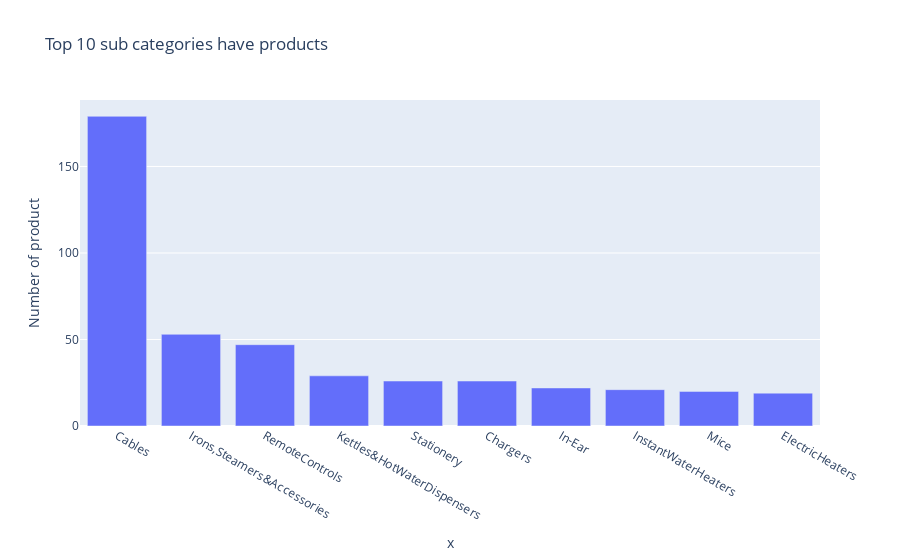

Notebook code cell kept with this figure:
### Code cell
fig = px.bar(data_frame=df,x=df['sub category'].value_counts().nlargest(10).index,
                           y=df['sub category'].value_counts().nlargest(10).values,
                            title='Top 10 sub categories have products')
fig.update_layout(yaxis_title="Number of product")

### Figure 1 — Plotly figure (JSON) as saved in the notebook; plotly's stock layout.template omitted (floating-point values rounded to 4 significant figures)
{"data": [{"alignmentgroup": "True", "hovertemplate": "x=%{x}<br>y=%{y}<extra></extra>", "legendgroup": "", "marker": {"color": "#636efa", "pattern": {"shape": ""}}, "name": "", "offsetgroup": "", "orientation": "v", "showlegend": false, "textposition": "auto", "type": "bar", "x": ["Cables", "Irons,Steamers&Accessories", "RemoteControls", "Kettles&HotWaterDispensers", "Stationery", "Chargers", "In-Ear", "InstantWaterHeaters", "Mice", "ElectricHeaters"], "xaxis": "x", "y": [179, 53, 47, 29, 26, 26, 22, 21, 20, 19], "yaxis": "y"}], "layout": {"barmode": "relative", "legend": {"tracegroupgap": 0}, "title": {"text": "Top 10 sub categories have products"}, "xaxis": {"anchor": "y", "domain": [0, 1], "title": {"text": "x"}}, "yaxis": {"anchor": "x", "domain": [0, 1], "title": {"text": "Number of product"}}}}
